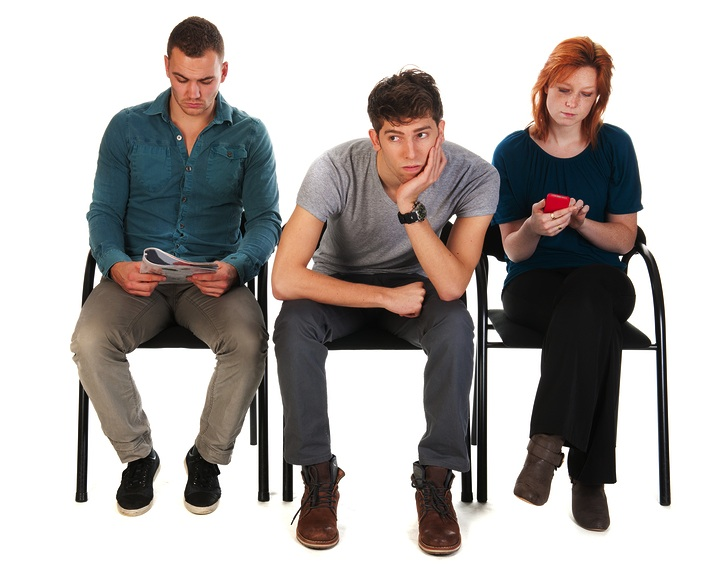
#> input picture example_data/waiting-room.jpg, 716 x 581 px
$ python eye_detect.py ../example_data/waiting-room.jpg
#> lines starting #> are read from the running program, lines starting #| are printed output that depends on the picture; after the words box and inside, x2 and y2 are one past the last pixel; in counts of white or black regions, pixels touching at a corner belong together
import numpy as np
import cv2
import sys

eye_cascade = cv2.CascadeClassifier('../data/haarcascades/haarcascade_eye.xml')

img = cv2.imread(sys.argv[1])
#> img is the input picture: shape (581, 716, 3); mean B, G, R 170.1, 172.1, 176.9
gray = cv2.cvtColor(img, cv2.COLOR_BGR2GRAY)
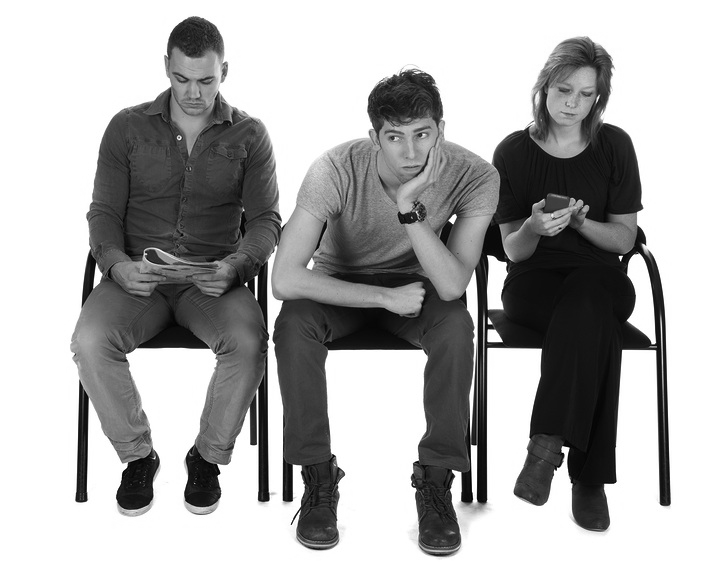
#> gray: shape (581, 716); min 0, max 255, mean 173.3
eyes = eye_cascade.detectMultiScale(gray)
#> eyes = [[409, 122, 23, 23], [383, 125, 23, 23]]
for (x,y,w,h) in eyes:
    img = cv2.rectangle(img, (x, y), (x+w, y+h), (255,0,0), 2)
#> this loop made 2 passes
#> pass 1, `img = cv2.rectangle(img, (x, y), (x+w, y+h), (255,0,0), 2)`:
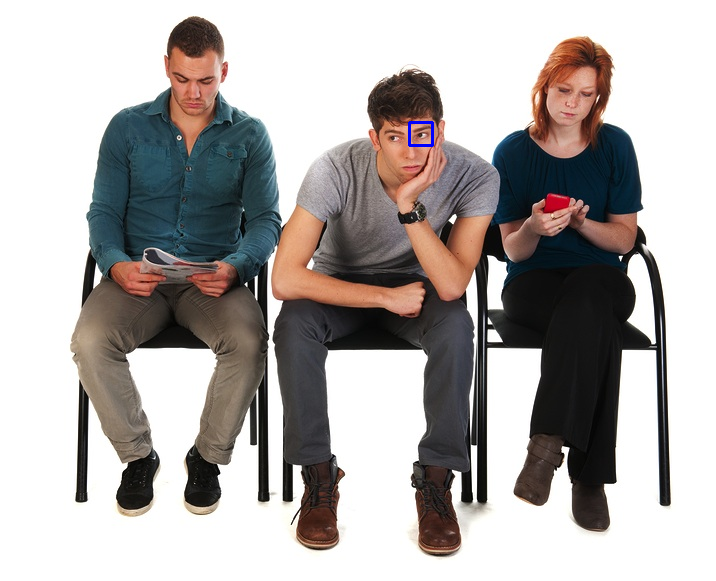
#> img: shape (581, 716, 3); 0.07% of pixels changed, all inside (x1, y1, x2, y2) = (408, 121, 434, 147)
#> pass 2, `img = cv2.rectangle(img, (x, y), (x+w, y+h), (255,0,0), 2)`:
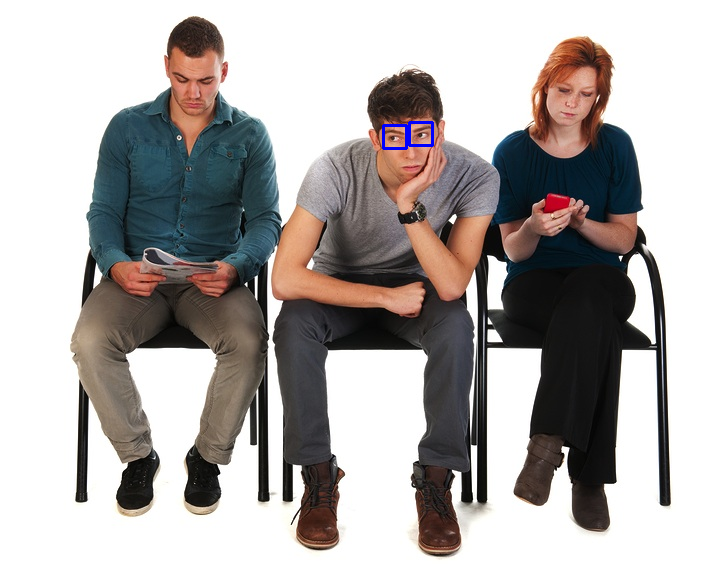
#> img: shape (581, 716, 3); 0.07% of pixels changed, all inside (x1, y1, x2, y2) = (382, 124, 408, 150)

cv2.imshow('img', img)
cv2.waitKey(0)
cv2.destroyAllWindows()
